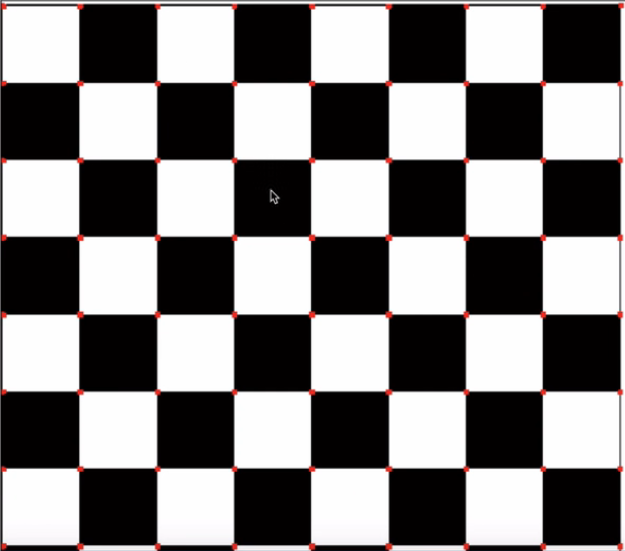
#> input picture test.png, 625 x 551 px
$ python '角点检测.py'
#> lines starting #> are read from the running program, lines starting #| are printed output that depends on the picture; after the words box and inside, x2 and y2 are one past the last pixel; in counts of white or black regions, pixels touching at a corner belong together
#!/usr/bin/env python
# -*- coding: utf-8 -*-
# author: admin
# datetime: 2022/8/10 11:15
# ide: PyCharm
import cv2 as cv
import numpy as np
import matplotlib.pyplot as plt
#读取图像，并装换成灰度图
img = cv.imread('test.png')
#> img is the input picture: shape (551, 625, 3); mean B, G, R 126.6, 126.5, 128.6
gray = cv.cvtColor(img,cv.COLOR_BGR2GRAY)
#角点检测
gray = np.float32(gray)
#最后一个参数在0.04到0.05之间
dst = cv.cornerHarris(gray,2,3,0.04)
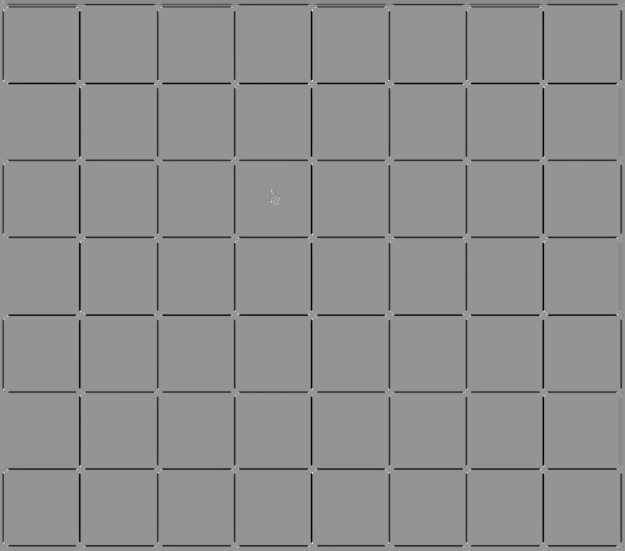
#> dst: shape (551, 625) float32; min -75136104, max 53569760, mean -2259596; drawn with min black and max white
#设置阈值，将角点检测出来，阈值根据图像进行选择
img[dst>0.001*dst.max()]=[0,0,255]
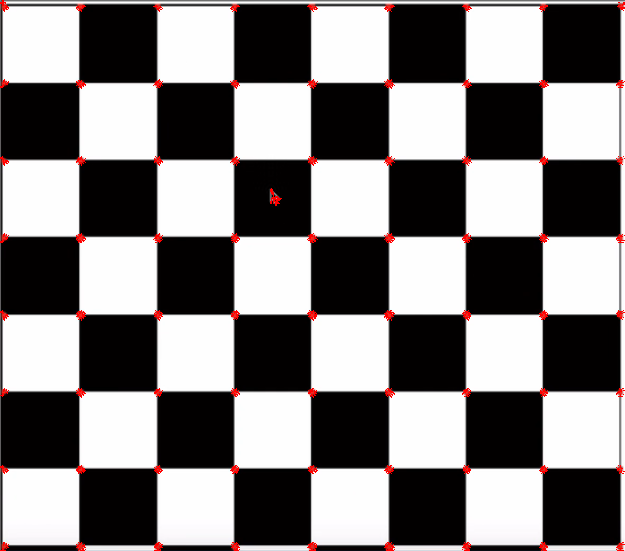
#> img: shape (551, 625, 3); 0.77% of pixels changed, all inside (x1, y1, x2, y2) = (0, 0, 625, 551)
#图像显示
plt.figure(figsize=(10,8),dpi=100)
plt.imshow(img[:,:,::-1]),plt.title('Marris角点检测')
plt.xticks([]),plt.yticks([])
plt.show()
